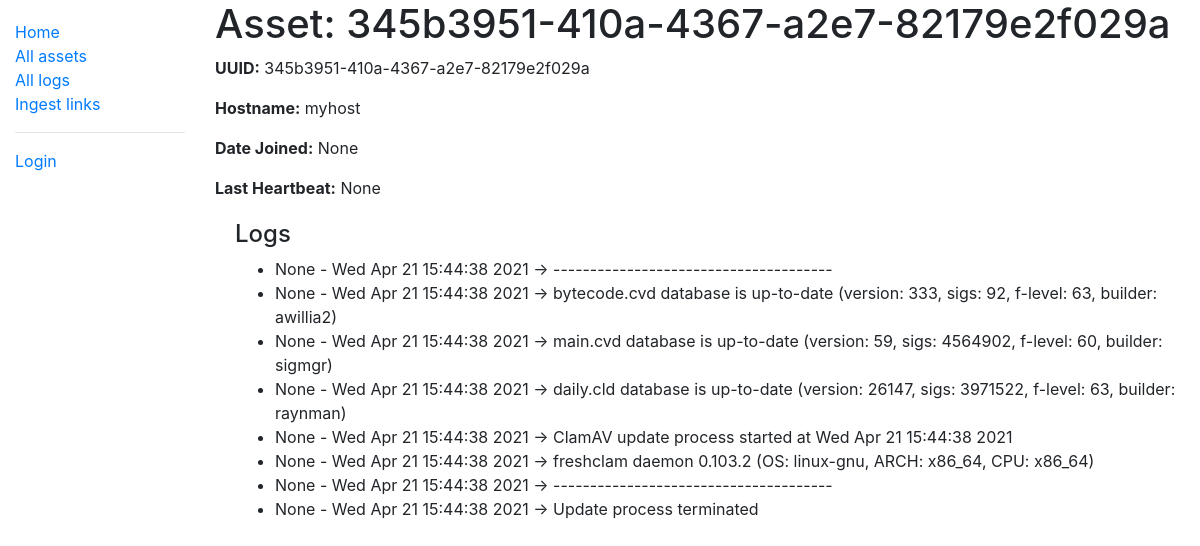
Page /endpoints/assets/345b3951-410a-4367-a2e7-82179e2f029a/ on the committed database.
### endpoints/models.py (models this page shows, shortened)
class Asset(models.Model):
    asset_id = models.UUIDField(default=uuid.uuid4, editable=False, unique=True, primary_key=True)
    hostname = models.CharField(max_length=100, blank=True, null=True)
    ext_ipv4 = models.GenericIPAddressField(protocol='ipv4', blank=True, null=True)
    int_ipv4 = models.GenericIPAddressField(protocol='ipv4', blank=True, null=True)
    ext_ipv6 = models.GenericIPAddressField(protocol='ipv6', blank=True, null=True)
    int_ipv6 = models.GenericIPAddressField(protocol='ipv6', blank=True, null=True)
    date_joined = models.DateTimeField(auto_now_add=True)
    last_heartbeat = models.DateTimeField(auto_now=True)

class RawLog(models.Model):
    class Meta:
        ordering = ['-id']
    asset_id = models.ForeignKey('Asset', on_delete=models.RESTRICT, null=True)
    log_name = models.CharField(max_length=500, blank=True, null=True)
    log_path = models.CharField(max_length=500, blank=True, null=True)
    date_received = models.DateTimeField(auto_now=True)
    log_data = models.CharField(max_length=500)

### endpoints/views.py (the view)
# urls.py: path('assets/<uuid:pk>/', views.AssetDetailView.as_view(), name='asset-detail'),
class AssetDetailView(generic.DetailView):
    model = Asset

### endpoints/templates/endpoints/asset_detail.html
{% extends "base_generic.html" %}
{% block content %}
  <h1>Asset: {{ asset.asset_id }}</h1>
  <p><strong>UUID:</strong> {{ asset.asset_id }}</p>
  <p><strong>Hostname:</strong> {{ asset.hostname }}</p>
  <p><strong>Date Joined:</strong> {{ asset.date_joined }}</p>
  <p><strong>Last Heartbeat:</strong> {{ asset.last_heartbeat }}</p>
  <div style="margin-left:20px;margin-top:20px">
    <h4>Logs</h4>
    <ul>
      {% for log in asset.rawlog_set.all %}
          <li>{{ log.date_received}} - {{ log.log_data }}</li>
      {% endfor %}
    </ul>
  </div>
{% endblock %}

### rows in the picture
Asset: asset_id "345b3951-410a-4367-a2e7-82179e2f029a", hostname "myhost", date_joined "None", last_heartbeat "None"
RawLog: date_received "None", log_data "Wed Apr 21 15:44:38 2021 -> --------------------------------------"
RawLog: date_received "None", log_data "Wed Apr 21 15:44:38 2021 -> bytecode.cvd database is up-to-date (version: 333, sigs: 92, f-level: 63, builder: awillia2)"
RawLog: date_received "None", log_data "Wed Apr 21 15:44:38 2021 -> main.cvd database is up-to-date (version: 59, sigs: 4564902, f-level: 60, builder: sigmgr)"
RawLog: date_received "None", log_data "Wed Apr 21 15:44:38 2021 -> daily.cld database is up-to-date (version: 26147, sigs: 3971522, f-level: 63, builder: raynman)"
RawLog: date_received "None", log_data "Wed Apr 21 15:44:38 2021 -> ClamAV update process started at Wed Apr 21 15:44:38 2021"
RawLog: date_received "None", log_data "Wed Apr 21 15:44:38 2021 -> freshclam daemon 0.103.2 (OS: linux-gnu, ARCH: x86_64, CPU: x86_64)"
RawLog: date_received "None", log_data "Wed Apr 21 15:44:38 2021 -> --------------------------------------"
RawLog: date_received "None", log_data "Wed Apr 21 15:44:38 2021 -> Update process terminated"
